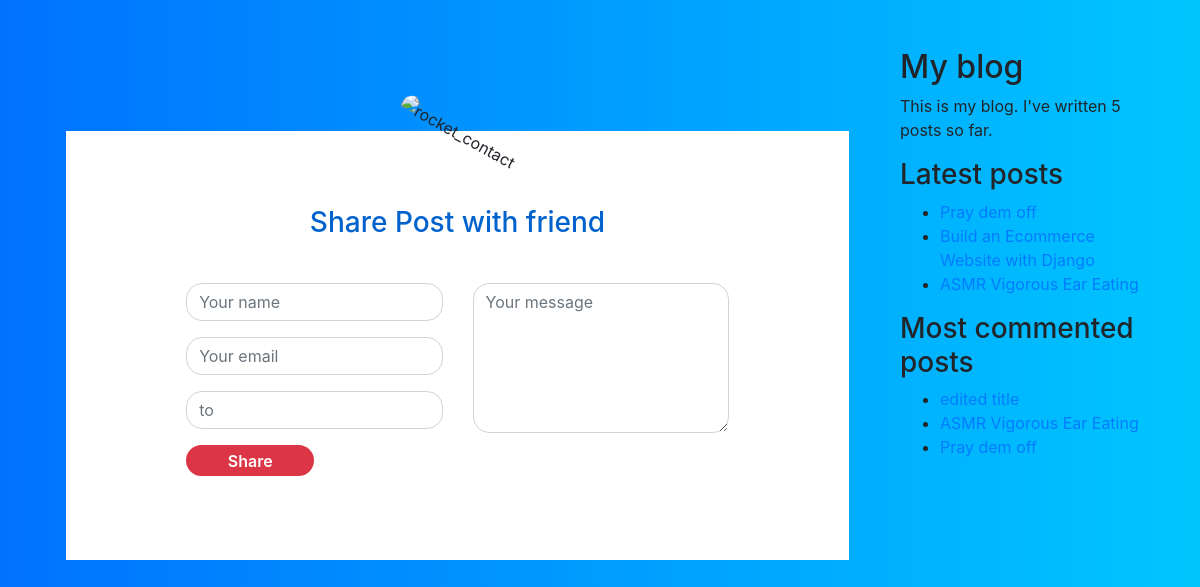
The app's page /hello-world/share/ with its own data.
### blog/models.py (models this page shows, shortened)
class Post(models.Model):
    title = models.CharField(max_length=200)
    slug = models.SlugField(max_length=250,unique_for_date='publish')
    author = models.ForeignKey(User,on_delete=models.CASCADE,related_name="blog_posts")
    body = models.TextField()
    publish = models.DateTimeField(default=timezone.now)
    created = models.DateTimeField(auto_now_add=True)
    updated = models.DateTimeField(auto_now=True)
    status = models.CharField(max_length=10,choices=STATUS_CHOICES,default='draft')
    tags = TaggableManager()
    class Meta:
        ordering = ('-publish',)
    def get_absolute_url(self):
        return reverse('post-detail',args=[str(self.slug),])

### blog/views.py (the view, shortened to what this page needs)
# urls.py: path('<str:slug>/share/',SharePostView.as_view(),name='post-share'),
class SharePostView(View):
    def get(self,*args,**kwargs):
        form = EmailPostForm()
        return render(self.request,'blog/share.html',context={'form':form})

### blog/forms.py
class EmailPostForm(forms.Form):
    name = forms.CharField(max_length=25)
    email = forms.EmailField()
    to = forms.EmailField()
    comments = forms.CharField(required=False,widget=forms.Textarea)

### blog/templatetags/blog_tags.py (called while the page is built)
@register.inclusion_tag('blog/recent_posts.html')
def show_latest_posts(count=5):
    latest_posts = Post.objects.order_by('-publish')[:count]
    return {'latest_posts':latest_posts}

@register.simple_tag
def total_posts():
    return Post.objects.count()

@register.simple_tag
def get_most_commented_posts(count=5):
    return Post.objects.annotate(total_comments=Count('comments')).order_by('-total_comments')[:count]

### templates/blog/share.html (shortened to what this page needs)
{% extends "base.html" %}
{% load widget_tweaks %}
{% block content %}
<div class="container contact-form">
    <div class="contact-image">
        <img src="https://image.ibb.co/kUagtU/rocket_contact.png" alt="rocket_contact"/>
    </div>
    <form method="post">
        <h3>Share Post with friend</h3>
        <div class="row">
            <div class="col-md-6">
                <div class="form-group">
                    {% render_field form.name class+="form-control" placeholder="Your name" %}
                </div>
                <div class="form-group">
                    {% render_field form.email placeholder="Your email" class+="form-control" %}
                </div>
                <div class="form-group">
                    {% render_field form.to placeholder="to" class+="form-control" %}
                </div>
                <div class="form-group">
                    <input type="submit" name="btnSubmit" class="btnContact" value="Share" />
                </div>
            </div>
            <div class="col-md-6">
                <div class="form-group">
                    {% render_field form.comments class="form-control" placeholder="Your message" style="width: 100%; height: 150px;"%}
                </div>
            </div>
        </div>
    </form>
</div>
{% endblock content %}

### templates/base.html (shortened to what this page needs)
{% load blog_tags %}
<!DOCTYPE html>
<html>
    <head>
        <link rel="stylesheet" href="https://stackpath.bootstrapcdn.com/bootstrap/4.4.1/css/bootstrap.min.css">
    </head>
    <body>
        <div class="container py-5">
            <div class="row">
                <div class="col-md-9 col-sm-12">
                    {% block content %}
                    {% endblock %}
                </div>
                <div class="col-md-3 col-sm-12">
                    <h2>My blog</h2>
                    <p>This is my blog. I've written {% total_posts %} posts so far.</p>
                    <h3>Latest posts</h3>
                    {% show_latest_posts 3 %}
                    <h3>Most commented posts</h3>
                    {% get_most_commented_posts 3 as most_commented_posts %}
                    <ul>
                        {% for post in most_commented_posts %}
                            <li><a href={{post.get_absolute_url}}>{{post.title}}</a></li>
                        {% endfor %}
                    </ul>
        </div>
    </body>
</html>

### templates/blog/recent_posts.html
{% load blog_tags %}
<ul>
    {% for post in latest_posts %}
        <li><a href="{{post.get_absolute_url}}">{{post.title}}</a></li>
    {% endfor %}
</ul>

### templates/blog/share.html (style rules this page uses)
body { background: -webkit-linear-gradient(left, #0072ff, #00c6ff); }
.contact-form { background: #fff; margin-top: 10%; margin-bottom: 5%; width: 95%; }
.contact-form .form-control { border-radius:1rem; }
.contact-image { text-align: center; }
.contact-image img { border-radius: 6rem; width: 11%; margin-top: -3%; transform: rotate(29deg); }
.contact-form form { padding: 14%; }
.contact-form form .row { margin-bottom: -7%; }
.contact-form h3 { margin-bottom: 8%; margin-top: -10%; text-align: center; color: #0062cc; }
.contact-form .btnContact { width: 50%; border: none; border-radius: 1rem; padding: 1.5%; background: #dc3545; font-weight: 600; color: #fff; cursor: pointer; }

### records on screen
Post: title "Pray dem off"
Post: title "Build an Ecommerce Website with Django"
Post: title "ASMR Vigorous Ear Eating"
Post: title "edited title"
